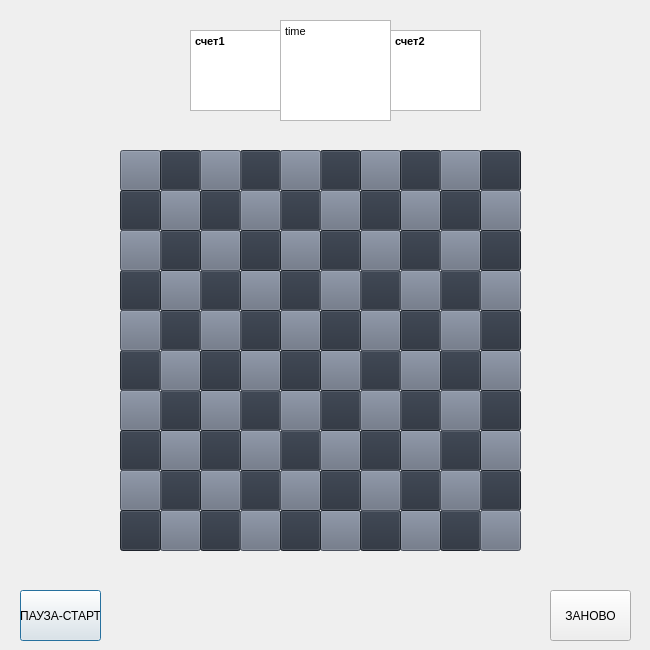
<?xml version="1.0" encoding="UTF-8"?>
<ui version="4.0">
 <class>Dialog</class>
 <widget class="QDialog" name="Dialog">
  <property name="geometry">
   <rect>
    <x>0</x>
    <y>0</y>
    <width>650</width>
    <height>650</height>
   </rect>
  </property>
  <property name="windowTitle">
   <string>Dialog</string>
  </property>
  <widget class="QTextBrowser" name="textBrowser">
   <property name="geometry">
    <rect>
     <x>190</x>
     <y>30</y>
     <width>91</width>
     <height>81</height>
    </rect>
   </property>
   <property name="html">
    <string>&lt;!DOCTYPE HTML PUBLIC &quot;-//W3C//DTD HTML 4.0//EN&quot; &quot;http://www.w3.org/TR/REC-html40/strict.dtd&quot;&gt;
&lt;html&gt;&lt;head&gt;&lt;meta name=&quot;qrichtext&quot; content=&quot;1&quot; /&gt;&lt;style type=&quot;text/css&quot;&gt;
p, li { white-space: pre-wrap; }
&lt;/style&gt;&lt;/head&gt;&lt;body style=&quot; font-family:'MS Shell Dlg 2'; font-size:7.875pt; font-weight:400; font-style:normal;&quot;&gt;
&lt;p style=&quot; margin-top:0px; margin-bottom:0px; margin-left:0px; margin-right:0px; -qt-block-indent:0; text-indent:0px;&quot;&gt;&lt;span style=&quot; font-weight:600;&quot;&gt;счет1&lt;/span&gt;&lt;/p&gt;&lt;/body&gt;&lt;/html&gt;</string>
   </property>
  </widget>
  <widget class="QTextBrowser" name="textBrowser_3">
   <property name="geometry">
    <rect>
     <x>280</x>
     <y>20</y>
     <width>111</width>
     <height>101</height>
    </rect>
   </property>
   <property name="html">
    <string>&lt;!DOCTYPE HTML PUBLIC &quot;-//W3C//DTD HTML 4.0//EN&quot; &quot;http://www.w3.org/TR/REC-html40/strict.dtd&quot;&gt;
&lt;html&gt;&lt;head&gt;&lt;meta name=&quot;qrichtext&quot; content=&quot;1&quot; /&gt;&lt;style type=&quot;text/css&quot;&gt;
p, li { white-space: pre-wrap; }
&lt;/style&gt;&lt;/head&gt;&lt;body style=&quot; font-family:'MS Shell Dlg 2'; font-size:7.875pt; font-weight:400; font-style:normal;&quot;&gt;
&lt;p style=&quot; margin-top:0px; margin-bottom:0px; margin-left:0px; margin-right:0px; -qt-block-indent:0; text-indent:0px;&quot;&gt;time&lt;/p&gt;&lt;/body&gt;&lt;/html&gt;</string>
   </property>
  </widget>
  <widget class="QTextBrowser" name="textBrowser_2">
   <property name="geometry">
    <rect>
     <x>390</x>
     <y>30</y>
     <width>91</width>
     <height>81</height>
    </rect>
   </property>
   <property name="html">
    <string>&lt;!DOCTYPE HTML PUBLIC &quot;-//W3C//DTD HTML 4.0//EN&quot; &quot;http://www.w3.org/TR/REC-html40/strict.dtd&quot;&gt;
&lt;html&gt;&lt;head&gt;&lt;meta name=&quot;qrichtext&quot; content=&quot;1&quot; /&gt;&lt;style type=&quot;text/css&quot;&gt;
p, li { white-space: pre-wrap; }
&lt;/style&gt;&lt;/head&gt;&lt;body style=&quot; font-family:'MS Shell Dlg 2'; font-size:7.875pt; font-weight:400; font-style:normal;&quot;&gt;
&lt;p style=&quot; margin-top:0px; margin-bottom:0px; margin-left:0px; margin-right:0px; -qt-block-indent:0; text-indent:0px;&quot;&gt;&lt;span style=&quot; font-weight:600;&quot;&gt;счет2&lt;/span&gt;&lt;/p&gt;
&lt;p style=&quot;-qt-paragraph-type:empty; margin-top:0px; margin-bottom:0px; margin-left:0px; margin-right:0px; -qt-block-indent:0; text-indent:0px; font-weight:600;&quot;&gt;&lt;br /&gt;&lt;/p&gt;&lt;/body&gt;&lt;/html&gt;</string>
   </property>
  </widget>
  <widget class="QPushButton" name="pushButton_3">
   <property name="geometry">
    <rect>
     <x>20</x>
     <y>590</y>
     <width>81</width>
     <height>51</height>
    </rect>
   </property>
   <property name="text">
    <string>ПАУЗА-СТАРТ</string>
   </property>
  </widget>
  <widget class="QPushButton" name="pushButton_4">
   <property name="geometry">
    <rect>
     <x>550</x>
     <y>590</y>
     <width>81</width>
     <height>51</height>
    </rect>
   </property>
   <property name="text">
    <string>ЗАНОВО</string>
   </property>
  </widget>
  <widget class="QPushButton" name="a1">
   <property name="geometry">
    <rect>
     <x>120</x>
     <y>150</y>
     <width>41</width>
     <height>41</height>
    </rect>
   </property>
   <property name="styleSheet">
    <string notr="true">background-color: rgb(103, 112, 129);</string>
   </property>
   <property name="text">
    <string/>
   </property>
  </widget>
  <widget class="QPushButton" name="a2">
   <property name="geometry">
    <rect>
     <x>160</x>
     <y>150</y>
     <width>41</width>
     <height>41</height>
    </rect>
   </property>
   <property name="styleSheet">
    <string notr="true">background-color: rgb(40, 47, 59);
</string>
   </property>
   <property name="text">
    <string/>
   </property>
  </widget>
  <widget class="QPushButton" name="a4">
   <property name="geometry">
    <rect>
     <x>240</x>
     <y>150</y>
     <width>41</width>
     <height>41</height>
    </rect>
   </property>
   <property name="styleSheet">
    <string notr="true">background-color: rgb(40, 47, 59);
</string>
   </property>
   <property name="text">
    <string/>
   </property>
  </widget>
  <widget class="QPushButton" name="a3">
   <property name="geometry">
    <rect>
     <x>200</x>
     <y>150</y>
     <width>41</width>
     <height>41</height>
    </rect>
   </property>
   <property name="styleSheet">
    <string notr="true">background-color: rgb(103, 112, 129);</string>
   </property>
   <property name="text">
    <string/>
   </property>
  </widget>
  <widget class="QPushButton" name="a7">
   <property name="geometry">
    <rect>
     <x>360</x>
     <y>150</y>
     <width>41</width>
     <height>41</height>
    </rect>
   </property>
   <property name="styleSheet">
    <string notr="true">background-color: rgb(103, 112, 129);</string>
   </property>
   <property name="text">
    <string/>
   </property>
  </widget>
  <widget class="QPushButton" name="a8">
   <property name="geometry">
    <rect>
     <x>400</x>
     <y>150</y>
     <width>41</width>
     <height>41</height>
    </rect>
   </property>
   <property name="styleSheet">
    <string notr="true">background-color: rgb(40, 47, 59);
</string>
   </property>
   <property name="text">
    <string/>
   </property>
  </widget>
  <widget class="QPushButton" name="a6">
   <property name="geometry">
    <rect>
     <x>320</x>
     <y>150</y>
     <width>41</width>
     <height>41</height>
    </rect>
   </property>
   <property name="styleSheet">
    <string notr="true">background-color: rgb(40, 47, 59);
</string>
   </property>
   <property name="text">
    <string/>
   </property>
  </widget>
  <widget class="QPushButton" name="a5">
   <property name="geometry">
    <rect>
     <x>280</x>
     <y>150</y>
     <width>41</width>
     <height>41</height>
    </rect>
   </property>
   <property name="styleSheet">
    <string notr="true">background-color: rgb(103, 112, 129);</string>
   </property>
   <property name="text">
    <string/>
   </property>
  </widget>
  <widget class="QPushButton" name="a9">
   <property name="geometry">
    <rect>
     <x>440</x>
     <y>150</y>
     <width>41</width>
     <height>41</height>
    </rect>
   </property>
   <property name="styleSheet">
    <string notr="true">background-color: rgb(103, 112, 129);</string>
   </property>
   <property name="text">
    <string/>
   </property>
  </widget>
  <widget class="QPushButton" name="a10">
   <property name="geometry">
    <rect>
     <x>480</x>
     <y>150</y>
     <width>41</width>
     <height>41</height>
    </rect>
   </property>
   <property name="styleSheet">
    <string notr="true">background-color: rgb(40, 47, 59);
</string>
   </property>
   <property name="text">
    <string/>
   </property>
  </widget>
  <widget class="QPushButton" name="a12">
   <property name="geometry">
    <rect>
     <x>160</x>
     <y>190</y>
     <width>41</width>
     <height>41</height>
    </rect>
   </property>
   <property name="styleSheet">
    <string notr="true">background-color: rgb(103, 112, 129);</string>
   </property>
   <property name="text">
    <string/>
   </property>
  </widget>
  <widget class="QPushButton" name="a18">
   <property name="geometry">
    <rect>
     <x>400</x>
     <y>190</y>
     <width>41</width>
     <height>41</height>
    </rect>
   </property>
   <property name="styleSheet">
    <string notr="true">background-color: rgb(103, 112, 129);</string>
   </property>
   <property name="text">
    <string/>
   </property>
  </widget>
  <widget class="QPushButton" name="a15">
   <property name="geometry">
    <rect>
     <x>280</x>
     <y>190</y>
     <width>41</width>
     <height>41</height>
    </rect>
   </property>
   <property name="styleSheet">
    <string notr="true">background-color: rgb(40, 47, 59);
</string>
   </property>
   <property name="text">
    <string/>
   </property>
  </widget>
  <widget class="QPushButton" name="a13">
   <property name="geometry">
    <rect>
     <x>200</x>
     <y>190</y>
     <width>41</width>
     <height>41</height>
    </rect>
   </property>
   <property name="styleSheet">
    <string notr="true">background-color: rgb(40, 47, 59);
</string>
   </property>
   <property name="text">
    <string/>
   </property>
  </widget>
  <widget class="QPushButton" name="a14">
   <property name="geometry">
    <rect>
     <x>240</x>
     <y>190</y>
     <width>41</width>
     <height>41</height>
    </rect>
   </property>
   <property name="styleSheet">
    <string notr="true">background-color: rgb(103, 112, 129);</string>
   </property>
   <property name="text">
    <string/>
   </property>
  </widget>
  <widget class="QPushButton" name="a11">
   <property name="geometry">
    <rect>
     <x>120</x>
     <y>190</y>
     <width>41</width>
     <height>41</height>
    </rect>
   </property>
   <property name="styleSheet">
    <string notr="true">background-color: rgb(40, 47, 59);
</string>
   </property>
   <property name="text">
    <string/>
   </property>
  </widget>
  <widget class="QPushButton" name="a20">
   <property name="geometry">
    <rect>
     <x>480</x>
     <y>190</y>
     <width>41</width>
     <height>41</height>
    </rect>
   </property>
   <property name="styleSheet">
    <string notr="true">background-color: rgb(103, 112, 129);</string>
   </property>
   <property name="text">
    <string/>
   </property>
  </widget>
  <widget class="QPushButton" name="a16">
   <property name="geometry">
    <rect>
     <x>320</x>
     <y>190</y>
     <width>41</width>
     <height>41</height>
    </rect>
   </property>
   <property name="styleSheet">
    <string notr="true">background-color: rgb(103, 112, 129);</string>
   </property>
   <property name="text">
    <string/>
   </property>
  </widget>
  <widget class="QPushButton" name="a19">
   <property name="geometry">
    <rect>
     <x>440</x>
     <y>190</y>
     <width>41</width>
     <height>41</height>
    </rect>
   </property>
   <property name="styleSheet">
    <string notr="true">background-color: rgb(40, 47, 59);
</string>
   </property>
   <property name="text">
    <string/>
   </property>
  </widget>
  <widget class="QPushButton" name="a17">
   <property name="geometry">
    <rect>
     <x>360</x>
     <y>190</y>
     <width>41</width>
     <height>41</height>
    </rect>
   </property>
   <property name="styleSheet">
    <string notr="true">background-color: rgb(40, 47, 59);
</string>
   </property>
   <property name="text">
    <string/>
   </property>
  </widget>
  <widget class="QPushButton" name="a39">
   <property name="geometry">
    <rect>
     <x>440</x>
     <y>270</y>
     <width>41</width>
     <height>41</height>
    </rect>
   </property>
   <property name="styleSheet">
    <string notr="true">background-color: rgb(40, 47, 59);
</string>
   </property>
   <property name="text">
    <string/>
   </property>
  </widget>
  <widget class="QPushButton" name="a34">
   <property name="geometry">
    <rect>
     <x>240</x>
     <y>270</y>
     <width>41</width>
     <height>41</height>
    </rect>
   </property>
   <property name="styleSheet">
    <string notr="true">background-color: rgb(103, 112, 129);</string>
   </property>
   <property name="text">
    <string/>
   </property>
  </widget>
  <widget class="QPushButton" name="a33">
   <property name="geometry">
    <rect>
     <x>200</x>
     <y>270</y>
     <width>41</width>
     <height>41</height>
    </rect>
   </property>
   <property name="styleSheet">
    <string notr="true">background-color: rgb(40, 47, 59);
</string>
   </property>
   <property name="text">
    <string/>
   </property>
  </widget>
  <widget class="QPushButton" name="a32">
   <property name="geometry">
    <rect>
     <x>160</x>
     <y>270</y>
     <width>41</width>
     <height>41</height>
    </rect>
   </property>
   <property name="styleSheet">
    <string notr="true">background-color: rgb(103, 112, 129);</string>
   </property>
   <property name="text">
    <string/>
   </property>
  </widget>
  <widget class="QPushButton" name="a37">
   <property name="geometry">
    <rect>
     <x>360</x>
     <y>270</y>
     <width>41</width>
     <height>41</height>
    </rect>
   </property>
   <property name="styleSheet">
    <string notr="true">background-color: rgb(40, 47, 59);
</string>
   </property>
   <property name="text">
    <string/>
   </property>
  </widget>
  <widget class="QPushButton" name="a23">
   <property name="geometry">
    <rect>
     <x>200</x>
     <y>230</y>
     <width>41</width>
     <height>41</height>
    </rect>
   </property>
   <property name="styleSheet">
    <string notr="true">background-color: rgb(103, 112, 129);</string>
   </property>
   <property name="text">
    <string/>
   </property>
  </widget>
  <widget class="QPushButton" name="a25">
   <property name="geometry">
    <rect>
     <x>280</x>
     <y>230</y>
     <width>41</width>
     <height>41</height>
    </rect>
   </property>
   <property name="styleSheet">
    <string notr="true">background-color: rgb(103, 112, 129);</string>
   </property>
   <property name="text">
    <string/>
   </property>
  </widget>
  <widget class="QPushButton" name="a40">
   <property name="geometry">
    <rect>
     <x>480</x>
     <y>270</y>
     <width>41</width>
     <height>41</height>
    </rect>
   </property>
   <property name="styleSheet">
    <string notr="true">background-color: rgb(103, 112, 129);</string>
   </property>
   <property name="text">
    <string/>
   </property>
  </widget>
  <widget class="QPushButton" name="a22">
   <property name="geometry">
    <rect>
     <x>160</x>
     <y>230</y>
     <width>41</width>
     <height>41</height>
    </rect>
   </property>
   <property name="styleSheet">
    <string notr="true">background-color: rgb(40, 47, 59);
</string>
   </property>
   <property name="text">
    <string/>
   </property>
  </widget>
  <widget class="QPushButton" name="a31">
   <property name="geometry">
    <rect>
     <x>120</x>
     <y>270</y>
     <width>41</width>
     <height>41</height>
    </rect>
   </property>
   <property name="styleSheet">
    <string notr="true">background-color: rgb(40, 47, 59);
</string>
   </property>
   <property name="text">
    <string/>
   </property>
  </widget>
  <widget class="QPushButton" name="a27">
   <property name="geometry">
    <rect>
     <x>360</x>
     <y>230</y>
     <width>41</width>
     <height>41</height>
    </rect>
   </property>
   <property name="styleSheet">
    <string notr="true">background-color: rgb(103, 112, 129);</string>
   </property>
   <property name="text">
    <string/>
   </property>
  </widget>
  <widget class="QPushButton" name="a26">
   <property name="geometry">
    <rect>
     <x>320</x>
     <y>230</y>
     <width>41</width>
     <height>41</height>
    </rect>
   </property>
   <property name="styleSheet">
    <string notr="true">background-color: rgb(40, 47, 59);
</string>
   </property>
   <property name="text">
    <string/>
   </property>
  </widget>
  <widget class="QPushButton" name="a28">
   <property name="geometry">
    <rect>
     <x>400</x>
     <y>230</y>
     <width>41</width>
     <height>41</height>
    </rect>
   </property>
   <property name="styleSheet">
    <string notr="true">background-color: rgb(40, 47, 59);
</string>
   </property>
   <property name="text">
    <string/>
   </property>
  </widget>
  <widget class="QPushButton" name="a38">
   <property name="geometry">
    <rect>
     <x>400</x>
     <y>270</y>
     <width>41</width>
     <height>41</height>
    </rect>
   </property>
   <property name="styleSheet">
    <string notr="true">background-color: rgb(103, 112, 129);</string>
   </property>
   <property name="text">
    <string/>
   </property>
  </widget>
  <widget class="QPushButton" name="a24">
   <property name="geometry">
    <rect>
     <x>240</x>
     <y>230</y>
     <width>41</width>
     <height>41</height>
    </rect>
   </property>
   <property name="styleSheet">
    <string notr="true">background-color: rgb(40, 47, 59);
</string>
   </property>
   <property name="text">
    <string/>
   </property>
  </widget>
  <widget class="QPushButton" name="a21">
   <property name="geometry">
    <rect>
     <x>120</x>
     <y>230</y>
     <width>41</width>
     <height>41</height>
    </rect>
   </property>
   <property name="styleSheet">
    <string notr="true">background-color: rgb(103, 112, 129);</string>
   </property>
   <property name="text">
    <string/>
   </property>
  </widget>
  <widget class="QPushButton" name="a29">
   <property name="geometry">
    <rect>
     <x>440</x>
     <y>230</y>
     <width>41</width>
     <height>41</height>
    </rect>
   </property>
   <property name="styleSheet">
    <string notr="true">background-color: rgb(103, 112, 129);</string>
   </property>
   <property name="text">
    <string/>
   </property>
  </widget>
  <widget class="QPushButton" name="a30">
   <property name="geometry">
    <rect>
     <x>480</x>
     <y>230</y>
     <width>41</width>
     <height>41</height>
    </rect>
   </property>
   <property name="styleSheet">
    <string notr="true">background-color: rgb(40, 47, 59);
</string>
   </property>
   <property name="text">
    <string/>
   </property>
  </widget>
  <widget class="QPushButton" name="a35">
   <property name="geometry">
    <rect>
     <x>280</x>
     <y>270</y>
     <width>41</width>
     <height>41</height>
    </rect>
   </property>
   <property name="styleSheet">
    <string notr="true">background-color: rgb(40, 47, 59);
</string>
   </property>
   <property name="text">
    <string/>
   </property>
  </widget>
  <widget class="QPushButton" name="a36">
   <property name="geometry">
    <rect>
     <x>320</x>
     <y>270</y>
     <width>41</width>
     <height>41</height>
    </rect>
   </property>
   <property name="styleSheet">
    <string notr="true">background-color: rgb(103, 112, 129);</string>
   </property>
   <property name="text">
    <string/>
   </property>
  </widget>
  <widget class="QPushButton" name="a45">
   <property name="geometry">
    <rect>
     <x>280</x>
     <y>310</y>
     <width>41</width>
     <height>41</height>
    </rect>
   </property>
   <property name="styleSheet">
    <string notr="true">background-color: rgb(103, 112, 129);</string>
   </property>
   <property name="text">
    <string/>
   </property>
  </widget>
  <widget class="QPushButton" name="a72">
   <property name="geometry">
    <rect>
     <x>160</x>
     <y>430</y>
     <width>41</width>
     <height>41</height>
    </rect>
   </property>
   <property name="styleSheet">
    <string notr="true">background-color: rgb(103, 112, 129);</string>
   </property>
   <property name="text">
    <string/>
   </property>
  </widget>
  <widget class="QPushButton" name="a64">
   <property name="geometry">
    <rect>
     <x>240</x>
     <y>390</y>
     <width>41</width>
     <height>41</height>
    </rect>
   </property>
   <property name="styleSheet">
    <string notr="true">background-color: rgb(40, 47, 59);
</string>
   </property>
   <property name="text">
    <string/>
   </property>
  </widget>
  <widget class="QPushButton" name="a57">
   <property name="geometry">
    <rect>
     <x>360</x>
     <y>350</y>
     <width>41</width>
     <height>41</height>
    </rect>
   </property>
   <property name="styleSheet">
    <string notr="true">background-color: rgb(40, 47, 59);
</string>
   </property>
   <property name="text">
    <string/>
   </property>
  </widget>
  <widget class="QPushButton" name="a63">
   <property name="geometry">
    <rect>
     <x>200</x>
     <y>390</y>
     <width>41</width>
     <height>41</height>
    </rect>
   </property>
   <property name="styleSheet">
    <string notr="true">background-color: rgb(103, 112, 129);</string>
   </property>
   <property name="text">
    <string/>
   </property>
  </widget>
  <widget class="QPushButton" name="a54">
   <property name="geometry">
    <rect>
     <x>240</x>
     <y>350</y>
     <width>41</width>
     <height>41</height>
    </rect>
   </property>
   <property name="styleSheet">
    <string notr="true">background-color: rgb(103, 112, 129);</string>
   </property>
   <property name="text">
    <string/>
   </property>
  </widget>
  <widget class="QPushButton" name="a75">
   <property name="geometry">
    <rect>
     <x>280</x>
     <y>430</y>
     <width>41</width>
     <height>41</height>
    </rect>
   </property>
   <property name="styleSheet">
    <string notr="true">background-color: rgb(40, 47, 59);
</string>
   </property>
   <property name="text">
    <string/>
   </property>
  </widget>
  <widget class="QPushButton" name="a62">
   <property name="geometry">
    <rect>
     <x>160</x>
     <y>390</y>
     <width>41</width>
     <height>41</height>
    </rect>
   </property>
   <property name="styleSheet">
    <string notr="true">background-color: rgb(40, 47, 59);
</string>
   </property>
   <property name="text">
    <string/>
   </property>
  </widget>
  <widget class="QPushButton" name="a60">
   <property name="geometry">
    <rect>
     <x>480</x>
     <y>350</y>
     <width>41</width>
     <height>41</height>
    </rect>
   </property>
   <property name="styleSheet">
    <string notr="true">background-color: rgb(103, 112, 129);</string>
   </property>
   <property name="text">
    <string/>
   </property>
  </widget>
  <widget class="QPushButton" name="a47">
   <property name="geometry">
    <rect>
     <x>360</x>
     <y>310</y>
     <width>41</width>
     <height>41</height>
    </rect>
   </property>
   <property name="styleSheet">
    <string notr="true">background-color: rgb(103, 112, 129);</string>
   </property>
   <property name="text">
    <string/>
   </property>
  </widget>
  <widget class="QPushButton" name="a42">
   <property name="geometry">
    <rect>
     <x>160</x>
     <y>310</y>
     <width>41</width>
     <height>41</height>
    </rect>
   </property>
   <property name="styleSheet">
    <string notr="true">background-color: rgb(40, 47, 59);
</string>
   </property>
   <property name="text">
    <string/>
   </property>
  </widget>
  <widget class="QPushButton" name="a51">
   <property name="geometry">
    <rect>
     <x>120</x>
     <y>350</y>
     <width>41</width>
     <height>41</height>
    </rect>
   </property>
   <property name="styleSheet">
    <string notr="true">background-color: rgb(40, 47, 59);
</string>
   </property>
   <property name="text">
    <string/>
   </property>
  </widget>
  <widget class="QPushButton" name="a58">
   <property name="geometry">
    <rect>
     <x>400</x>
     <y>350</y>
     <width>41</width>
     <height>41</height>
    </rect>
   </property>
   <property name="styleSheet">
    <string notr="true">background-color: rgb(103, 112, 129);</string>
   </property>
   <property name="text">
    <string/>
   </property>
  </widget>
  <widget class="QPushButton" name="a44">
   <property name="geometry">
    <rect>
     <x>240</x>
     <y>310</y>
     <width>41</width>
     <height>41</height>
    </rect>
   </property>
   <property name="styleSheet">
    <string notr="true">background-color: rgb(40, 47, 59);
</string>
   </property>
   <property name="text">
    <string/>
   </property>
  </widget>
  <widget class="QPushButton" name="a76">
   <property name="geometry">
    <rect>
     <x>320</x>
     <y>430</y>
     <width>41</width>
     <height>41</height>
    </rect>
   </property>
   <property name="styleSheet">
    <string notr="true">background-color: rgb(103, 112, 129);</string>
   </property>
   <property name="text">
    <string/>
   </property>
  </widget>
  <widget class="QPushButton" name="a59">
   <property name="geometry">
    <rect>
     <x>440</x>
     <y>350</y>
     <width>41</width>
     <height>41</height>
    </rect>
   </property>
   <property name="styleSheet">
    <string notr="true">background-color: rgb(40, 47, 59);
</string>
   </property>
   <property name="text">
    <string/>
   </property>
  </widget>
  <widget class="QPushButton" name="a80">
   <property name="geometry">
    <rect>
     <x>480</x>
     <y>430</y>
     <width>41</width>
     <height>41</height>
    </rect>
   </property>
   <property name="styleSheet">
    <string notr="true">background-color: rgb(103, 112, 129);</string>
   </property>
   <property name="text">
    <string/>
   </property>
  </widget>
  <widget class="QPushButton" name="a56">
   <property name="geometry">
    <rect>
     <x>320</x>
     <y>350</y>
     <width>41</width>
     <height>41</height>
    </rect>
   </property>
   <property name="styleSheet">
    <string notr="true">background-color: rgb(103, 112, 129);</string>
   </property>
   <property name="text">
    <string/>
   </property>
  </widget>
  <widget class="QPushButton" name="a66">
   <property name="geometry">
    <rect>
     <x>320</x>
     <y>390</y>
     <width>41</width>
     <height>41</height>
    </rect>
   </property>
   <property name="styleSheet">
    <string notr="true">background-color: rgb(40, 47, 59);
</string>
   </property>
   <property name="text">
    <string/>
   </property>
  </widget>
  <widget class="QPushButton" name="a79">
   <property name="geometry">
    <rect>
     <x>440</x>
     <y>430</y>
     <width>41</width>
     <height>41</height>
    </rect>
   </property>
   <property name="styleSheet">
    <string notr="true">background-color: rgb(40, 47, 59);
</string>
   </property>
   <property name="text">
    <string/>
   </property>
  </widget>
  <widget class="QPushButton" name="a52">
   <property name="geometry">
    <rect>
     <x>160</x>
     <y>350</y>
     <width>41</width>
     <height>41</height>
    </rect>
   </property>
   <property name="styleSheet">
    <string notr="true">background-color: rgb(103, 112, 129);</string>
   </property>
   <property name="text">
    <string/>
   </property>
  </widget>
  <widget class="QPushButton" name="a43">
   <property name="geometry">
    <rect>
     <x>200</x>
     <y>310</y>
     <width>41</width>
     <height>41</height>
    </rect>
   </property>
   <property name="styleSheet">
    <string notr="true">background-color: rgb(103, 112, 129);</string>
   </property>
   <property name="text">
    <string/>
   </property>
  </widget>
  <widget class="QPushButton" name="a53">
   <property name="geometry">
    <rect>
     <x>200</x>
     <y>350</y>
     <width>41</width>
     <height>41</height>
    </rect>
   </property>
   <property name="styleSheet">
    <string notr="true">background-color: rgb(40, 47, 59);
</string>
   </property>
   <property name="text">
    <string/>
   </property>
  </widget>
  <widget class="QPushButton" name="a78">
   <property name="geometry">
    <rect>
     <x>400</x>
     <y>430</y>
     <width>41</width>
     <height>41</height>
    </rect>
   </property>
   <property name="styleSheet">
    <string notr="true">background-color: rgb(103, 112, 129);</string>
   </property>
   <property name="text">
    <string/>
   </property>
  </widget>
  <widget class="QPushButton" name="a70">
   <property name="geometry">
    <rect>
     <x>480</x>
     <y>390</y>
     <width>41</width>
     <height>41</height>
    </rect>
   </property>
   <property name="styleSheet">
    <string notr="true">background-color: rgb(40, 47, 59);
</string>
   </property>
   <property name="text">
    <string/>
   </property>
  </widget>
  <widget class="QPushButton" name="a74">
   <property name="geometry">
    <rect>
     <x>240</x>
     <y>430</y>
     <width>41</width>
     <height>41</height>
    </rect>
   </property>
   <property name="styleSheet">
    <string notr="true">background-color: rgb(103, 112, 129);</string>
   </property>
   <property name="text">
    <string/>
   </property>
  </widget>
  <widget class="QPushButton" name="a65">
   <property name="geometry">
    <rect>
     <x>280</x>
     <y>390</y>
     <width>41</width>
     <height>41</height>
    </rect>
   </property>
   <property name="styleSheet">
    <string notr="true">background-color: rgb(103, 112, 129);</string>
   </property>
   <property name="text">
    <string/>
   </property>
  </widget>
  <widget class="QPushButton" name="a50">
   <property name="geometry">
    <rect>
     <x>480</x>
     <y>310</y>
     <width>41</width>
     <height>41</height>
    </rect>
   </property>
   <property name="styleSheet">
    <string notr="true">background-color: rgb(40, 47, 59);
</string>
   </property>
   <property name="text">
    <string/>
   </property>
  </widget>
  <widget class="QPushButton" name="a41">
   <property name="geometry">
    <rect>
     <x>120</x>
     <y>310</y>
     <width>41</width>
     <height>41</height>
    </rect>
   </property>
   <property name="styleSheet">
    <string notr="true">background-color: rgb(103, 112, 129);</string>
   </property>
   <property name="text">
    <string/>
   </property>
  </widget>
  <widget class="QPushButton" name="a48">
   <property name="geometry">
    <rect>
     <x>400</x>
     <y>310</y>
     <width>41</width>
     <height>41</height>
    </rect>
   </property>
   <property name="styleSheet">
    <string notr="true">background-color: rgb(40, 47, 59);
</string>
   </property>
   <property name="text">
    <string/>
   </property>
  </widget>
  <widget class="QPushButton" name="a68">
   <property name="geometry">
    <rect>
     <x>400</x>
     <y>390</y>
     <width>41</width>
     <height>41</height>
    </rect>
   </property>
   <property name="styleSheet">
    <string notr="true">background-color: rgb(40, 47, 59);
</string>
   </property>
   <property name="text">
    <string/>
   </property>
  </widget>
  <widget class="QPushButton" name="a55">
   <property name="geometry">
    <rect>
     <x>280</x>
     <y>350</y>
     <width>41</width>
     <height>41</height>
    </rect>
   </property>
   <property name="styleSheet">
    <string notr="true">background-color: rgb(40, 47, 59);
</string>
   </property>
   <property name="text">
    <string/>
   </property>
  </widget>
  <widget class="QPushButton" name="a61">
   <property name="geometry">
    <rect>
     <x>120</x>
     <y>390</y>
     <width>41</width>
     <height>41</height>
    </rect>
   </property>
   <property name="styleSheet">
    <string notr="true">background-color: rgb(103, 112, 129);</string>
   </property>
   <property name="text">
    <string/>
   </property>
  </widget>
  <widget class="QPushButton" name="a49">
   <property name="geometry">
    <rect>
     <x>440</x>
     <y>310</y>
     <width>41</width>
     <height>41</height>
    </rect>
   </property>
   <property name="styleSheet">
    <string notr="true">background-color: rgb(103, 112, 129);</string>
   </property>
   <property name="text">
    <string/>
   </property>
  </widget>
  <widget class="QPushButton" name="a67">
   <property name="geometry">
    <rect>
     <x>360</x>
     <y>390</y>
     <width>41</width>
     <height>41</height>
    </rect>
   </property>
   <property name="styleSheet">
    <string notr="true">background-color: rgb(103, 112, 129);</string>
   </property>
   <property name="text">
    <string/>
   </property>
  </widget>
  <widget class="QPushButton" name="a73">
   <property name="geometry">
    <rect>
     <x>200</x>
     <y>430</y>
     <width>41</width>
     <height>41</height>
    </rect>
   </property>
   <property name="styleSheet">
    <string notr="true">background-color: rgb(40, 47, 59);
</string>
   </property>
   <property name="text">
    <string/>
   </property>
  </widget>
  <widget class="QPushButton" name="a71">
   <property name="geometry">
    <rect>
     <x>120</x>
     <y>430</y>
     <width>41</width>
     <height>41</height>
    </rect>
   </property>
   <property name="styleSheet">
    <string notr="true">background-color: rgb(40, 47, 59);
</string>
   </property>
   <property name="text">
    <string/>
   </property>
  </widget>
  <widget class="QPushButton" name="a46">
   <property name="geometry">
    <rect>
     <x>320</x>
     <y>310</y>
     <width>41</width>
     <height>41</height>
    </rect>
   </property>
   <property name="styleSheet">
    <string notr="true">background-color: rgb(40, 47, 59);
</string>
   </property>
   <property name="text">
    <string/>
   </property>
  </widget>
  <widget class="QPushButton" name="a69">
   <property name="geometry">
    <rect>
     <x>440</x>
     <y>390</y>
     <width>41</width>
     <height>41</height>
    </rect>
   </property>
   <property name="styleSheet">
    <string notr="true">background-color: rgb(103, 112, 129);</string>
   </property>
   <property name="text">
    <string/>
   </property>
  </widget>
  <widget class="QPushButton" name="a77">
   <property name="geometry">
    <rect>
     <x>360</x>
     <y>430</y>
     <width>41</width>
     <height>41</height>
    </rect>
   </property>
   <property name="styleSheet">
    <string notr="true">background-color: rgb(40, 47, 59);
</string>
   </property>
   <property name="text">
    <string/>
   </property>
  </widget>
  <widget class="QPushButton" name="a96">
   <property name="geometry">
    <rect>
     <x>320</x>
     <y>510</y>
     <width>41</width>
     <height>41</height>
    </rect>
   </property>
   <property name="styleSheet">
    <string notr="true">background-color: rgb(103, 112, 129);</string>
   </property>
   <property name="text">
    <string/>
   </property>
  </widget>
  <widget class="QPushButton" name="a84">
   <property name="geometry">
    <rect>
     <x>240</x>
     <y>470</y>
     <width>41</width>
     <height>41</height>
    </rect>
   </property>
   <property name="styleSheet">
    <string notr="true">background-color: rgb(40, 47, 59);
</string>
   </property>
   <property name="text">
    <string/>
   </property>
  </widget>
  <widget class="QPushButton" name="a83">
   <property name="geometry">
    <rect>
     <x>200</x>
     <y>470</y>
     <width>41</width>
     <height>41</height>
    </rect>
   </property>
   <property name="styleSheet">
    <string notr="true">background-color: rgb(103, 112, 129);</string>
   </property>
   <property name="text">
    <string/>
   </property>
  </widget>
  <widget class="QPushButton" name="a98">
   <property name="geometry">
    <rect>
     <x>400</x>
     <y>510</y>
     <width>41</width>
     <height>41</height>
    </rect>
   </property>
   <property name="styleSheet">
    <string notr="true">background-color: rgb(103, 112, 129);</string>
   </property>
   <property name="text">
    <string/>
   </property>
  </widget>
  <widget class="QPushButton" name="a97">
   <property name="geometry">
    <rect>
     <x>360</x>
     <y>510</y>
     <width>41</width>
     <height>41</height>
    </rect>
   </property>
   <property name="styleSheet">
    <string notr="true">background-color: rgb(40, 47, 59);
</string>
   </property>
   <property name="text">
    <string/>
   </property>
  </widget>
  <widget class="QPushButton" name="a99">
   <property name="geometry">
    <rect>
     <x>440</x>
     <y>510</y>
     <width>41</width>
     <height>41</height>
    </rect>
   </property>
   <property name="styleSheet">
    <string notr="true">background-color: rgb(40, 47, 59);
</string>
   </property>
   <property name="text">
    <string/>
   </property>
  </widget>
  <widget class="QPushButton" name="a90">
   <property name="geometry">
    <rect>
     <x>480</x>
     <y>470</y>
     <width>41</width>
     <height>41</height>
    </rect>
   </property>
   <property name="styleSheet">
    <string notr="true">background-color: rgb(40, 47, 59);
</string>
   </property>
   <property name="text">
    <string/>
   </property>
  </widget>
  <widget class="QPushButton" name="a88">
   <property name="geometry">
    <rect>
     <x>400</x>
     <y>470</y>
     <width>41</width>
     <height>41</height>
    </rect>
   </property>
   <property name="styleSheet">
    <string notr="true">background-color: rgb(40, 47, 59);
</string>
   </property>
   <property name="text">
    <string/>
   </property>
  </widget>
  <widget class="QPushButton" name="a82">
   <property name="geometry">
    <rect>
     <x>160</x>
     <y>470</y>
     <width>41</width>
     <height>41</height>
    </rect>
   </property>
   <property name="styleSheet">
    <string notr="true">background-color: rgb(40, 47, 59);
</string>
   </property>
   <property name="text">
    <string/>
   </property>
  </widget>
  <widget class="QPushButton" name="a87">
   <property name="geometry">
    <rect>
     <x>360</x>
     <y>470</y>
     <width>41</width>
     <height>41</height>
    </rect>
   </property>
   <property name="styleSheet">
    <string notr="true">background-color: rgb(103, 112, 129);</string>
   </property>
   <property name="text">
    <string/>
   </property>
  </widget>
  <widget class="QPushButton" name="a92">
   <property name="geometry">
    <rect>
     <x>160</x>
     <y>510</y>
     <width>41</width>
     <height>41</height>
    </rect>
   </property>
   <property name="styleSheet">
    <string notr="true">background-color: rgb(103, 112, 129);</string>
   </property>
   <property name="text">
    <string/>
   </property>
  </widget>
  <widget class="QPushButton" name="a89">
   <property name="geometry">
    <rect>
     <x>440</x>
     <y>470</y>
     <width>41</width>
     <height>41</height>
    </rect>
   </property>
   <property name="styleSheet">
    <string notr="true">background-color: rgb(103, 112, 129);</string>
   </property>
   <property name="text">
    <string/>
   </property>
  </widget>
  <widget class="QPushButton" name="a93">
   <property name="geometry">
    <rect>
     <x>200</x>
     <y>510</y>
     <width>41</width>
     <height>41</height>
    </rect>
   </property>
   <property name="styleSheet">
    <string notr="true">background-color: rgb(40, 47, 59);
</string>
   </property>
   <property name="text">
    <string/>
   </property>
  </widget>
  <widget class="QPushButton" name="a85">
   <property name="geometry">
    <rect>
     <x>280</x>
     <y>470</y>
     <width>41</width>
     <height>41</height>
    </rect>
   </property>
   <property name="styleSheet">
    <string notr="true">background-color: rgb(103, 112, 129);</string>
   </property>
   <property name="text">
    <string/>
   </property>
  </widget>
  <widget class="QPushButton" name="a81">
   <property name="geometry">
    <rect>
     <x>120</x>
     <y>470</y>
     <width>41</width>
     <height>41</height>
    </rect>
   </property>
   <property name="styleSheet">
    <string notr="true">background-color: rgb(103, 112, 129);</string>
   </property>
   <property name="text">
    <string/>
   </property>
  </widget>
  <widget class="QPushButton" name="a86">
   <property name="geometry">
    <rect>
     <x>320</x>
     <y>470</y>
     <width>41</width>
     <height>41</height>
    </rect>
   </property>
   <property name="styleSheet">
    <string notr="true">background-color: rgb(40, 47, 59);
</string>
   </property>
   <property name="text">
    <string/>
   </property>
  </widget>
  <widget class="QPushButton" name="a100">
   <property name="geometry">
    <rect>
     <x>480</x>
     <y>510</y>
     <width>41</width>
     <height>41</height>
    </rect>
   </property>
   <property name="styleSheet">
    <string notr="true">background-color: rgb(103, 112, 129);</string>
   </property>
   <property name="text">
    <string/>
   </property>
  </widget>
  <widget class="QPushButton" name="a94">
   <property name="geometry">
    <rect>
     <x>240</x>
     <y>510</y>
     <width>41</width>
     <height>41</height>
    </rect>
   </property>
   <property name="styleSheet">
    <string notr="true">background-color: rgb(103, 112, 129);</string>
   </property>
   <property name="text">
    <string/>
   </property>
  </widget>
  <widget class="QPushButton" name="a91">
   <property name="geometry">
    <rect>
     <x>120</x>
     <y>510</y>
     <width>41</width>
     <height>41</height>
    </rect>
   </property>
   <property name="styleSheet">
    <string notr="true">background-color: rgb(40, 47, 59);
</string>
   </property>
   <property name="text">
    <string/>
   </property>
  </widget>
  <widget class="QPushButton" name="a95">
   <property name="geometry">
    <rect>
     <x>280</x>
     <y>510</y>
     <width>41</width>
     <height>41</height>
    </rect>
   </property>
   <property name="styleSheet">
    <string notr="true">background-color: rgb(40, 47, 59);
</string>
   </property>
   <property name="text">
    <string/>
   </property>
  </widget>
 </widget>
 <resources/>
 <connections/>
</ui>
